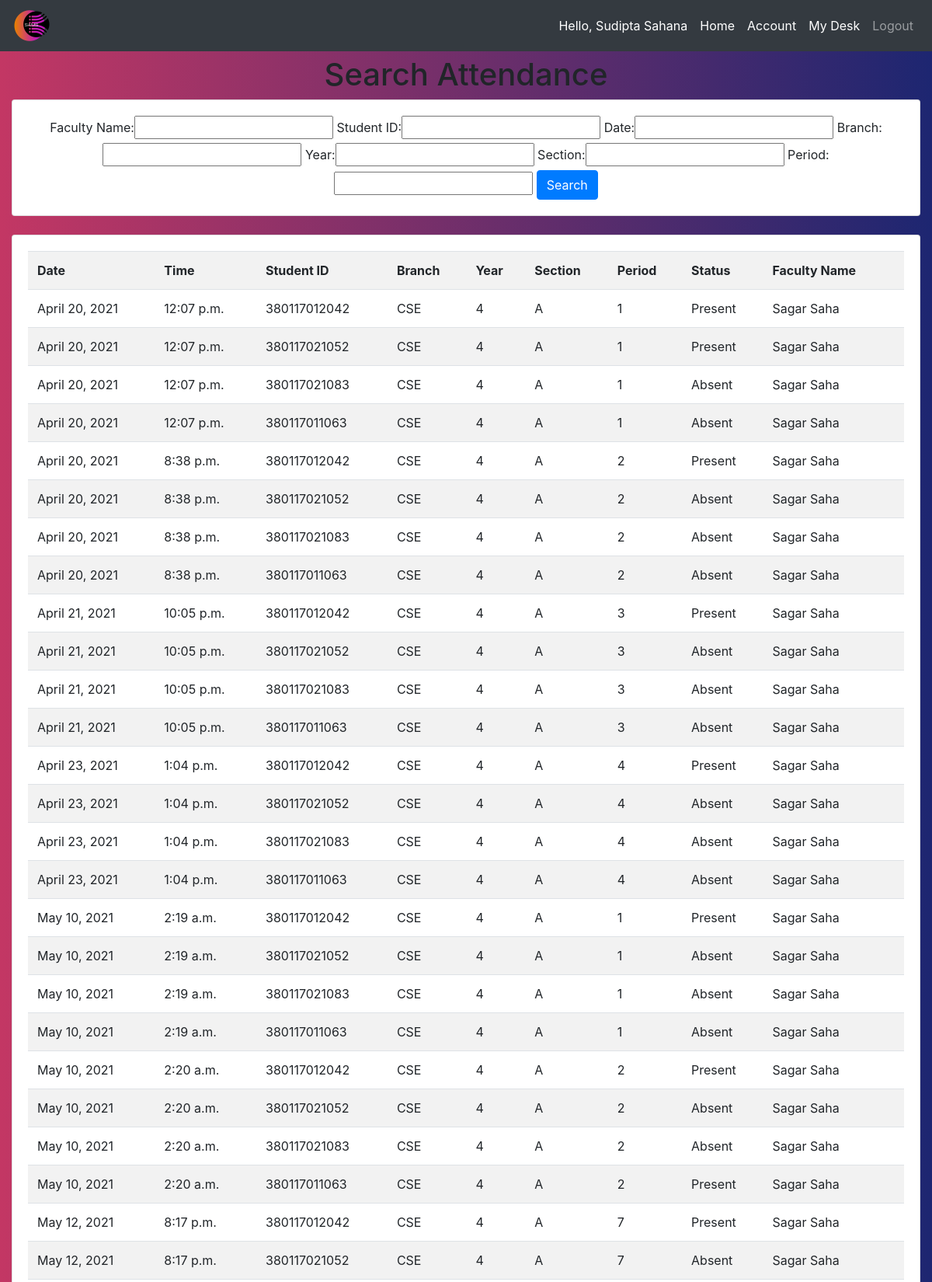
/searchattendence/ (signed in, upper part), run on the app's committed database.
### attendence_sys/models.py (models this page shows, shortened)
class Faculty(models.Model):
    user = models.OneToOneField(User, null = True, blank = True, on_delete= models.CASCADE)
    firstname = models.CharField(max_length=200, null=True, blank=True)
    lastname = models.CharField(max_length=200, null=True, blank=True)
    phone = models.CharField(max_length=200, null=True)
    email = models.CharField(max_length=200, null=True)
    profile_pic = models.ImageField(upload_to=user_directory_path ,null=True, blank=True)
    def __str__(self):
        return str(self.firstname + " " + self.lastname)

class Attendence(models.Model):
    Faculty_Name = models.CharField(max_length=200, null=True, blank=True)
    Student_ID = models.CharField(max_length=200, null=True, blank=True)
    date = models.DateField(auto_now_add = True, null = True)
    time = models.TimeField(auto_now_add=True, null = True)
    branch = models.CharField(max_length=200, null = True)
    year = models.CharField(max_length=200, null = True)
    section = models.CharField(max_length=200, null = True)
    period = models.CharField(max_length=200, null = True)
    status = models.CharField(max_length=200, choices=[('Present', 'Present'), ('Absent', 'Absent'),('Late', 'Late')], default='Absent')

### attendence_sys/views.py (the view)
# urls.py: path('searchattendence/', views.searchAttendence, name='searchattendence'),
def searchAttendence(request):
    attendences = Attendence.objects.all()
    myFilter = AttendenceFilter(request.GET, queryset=attendences)
    attendences = myFilter.qs
    context = {'myFilter':myFilter, 'attendences': attendences, 'ta':False}
    return render(request, 'attendence_sys/attendence.html', context)

### attendence_sys/templates/attendence_sys/attendence.html (shortened to what this page needs)
{% extends 'attendence_sys/main.html' %}
{% block content %}
{% if ta == False %}
<center><h1>Search Attendance</h1></center>
<div class="row">
	<div class="col">
		<div class="card card-body">
			<center>
				<form method="get">
					{{myFilter.form}}
		    		<button class="btn btn-primary" type="submit">Search</button>
				</form>
			</center>
		</div>
	</div>
</div>
<br>
<div class="row">
	<div class="col-sm-12">
		<div class="card card-body">
			<table class="table table-striped">
				<tr>
					<th>Date</th>
					<th>Time</th>
					<th>Student ID</th>
					<th>Branch</th>
					<th>Year</th>
					<th>Section</th>
					<th>Period</th>
					<th>Status</th>
					<th>Faculty Name</th>
				</tr>
				{% for attendence in attendences %}
				<tr>
					<td>{{ attendence.date }}</td>
					<td>{{ attendence.time }}</td>
                    <td>{{ attendence.Student_ID }}</td>
					<td>{{ attendence.branch }}</td>
					<td>{{ attendence.year }}</td>
					<td>{{ attendence.section }}</td>
					<td>{{ attendence.period }}</td>
					<td>{{ attendence.status }}</td>
					<td>{{ attendence.Faculty_Name }}</td>
				</tr>
				{% endfor %}
			</table>
		</div>
	</div>
</div>
{% endif %}
{% endblock %}

### attendence_sys/templates/attendence_sys/navbar.html (shortened to what this page needs)
{% load static %}
<nav class="navbar navbar-expand-lg navbar-dark fixed-top bg-dark">
 <img src="{% static 'images/logo.png' %}" height="50px" width="50px">
  <div class="collapse navbar-collapse" id="navbarNav">
    <ul class="navbar-nav ml-auto">
      <li class="nav-item active">
        <span class="nav-link">Hello, {{ request.user.faculty }}</span>
      </li>
      <li class="nav-item active">
        <a href="{% url 'home' %}" class="nav-link">Home</a>
      </li>
      <li class="nav-item active">
        <a class="nav-link" href="{% url 'account' %}">Account</a>
      </li>
      <li class="nav-item active">
        <a class="nav-link" href="{% url 'admin:index' %}">My Desk</a>
      </li>
      <li class="nav-item">
        <a class="nav-link" href="{% url 'logout' %}">Logout</a>
      </li>
    </ul>
  </div>
</nav>

### data on the page
Attendence: date "April 20, 2021", time "12:07 p.m.", Student_ID "380117012042", branch "CSE", year "4", section "A", period "1", status "Present", Faculty_Name "Sagar Saha"
Attendence: date "April 20, 2021", time "12:07 p.m.", Student_ID "380117021052", branch "CSE", year "4", section "A", period "1", status "Present", Faculty_Name "Sagar Saha"
Attendence: date "April 20, 2021", time "12:07 p.m.", Student_ID "380117021083", branch "CSE", year "4", section "A", period "1", status "Absent", Faculty_Name "Sagar Saha"
Attendence: date "April 20, 2021", time "12:07 p.m.", Student_ID "380117011063", branch "CSE", year "4", section "A", period "1", status "Absent", Faculty_Name "Sagar Saha"
Attendence: date "April 20, 2021", time "8:38 p.m.", Student_ID "380117012042", branch "CSE", year "4", section "A", period "2", status "Present", Faculty_Name "Sagar Saha"
Attendence: date "April 20, 2021", time "8:38 p.m.", Student_ID "380117021052", branch "CSE", year "4", section "A", period "2", status "Absent", Faculty_Name "Sagar Saha"
Attendence: date "April 20, 2021", time "8:38 p.m.", Student_ID "380117021083", branch "CSE", year "4", section "A", period "2", status "Absent", Faculty_Name "Sagar Saha"
Attendence: date "April 20, 2021", time "8:38 p.m.", Student_ID "380117011063", branch "CSE", year "4", section "A", period "2", status "Absent", Faculty_Name "Sagar Saha"
Attendence: date "April 21, 2021", time "10:05 p.m.", Student_ID "380117012042", branch "CSE", year "4", section "A", period "3", status "Present", Faculty_Name "Sagar Saha"
Attendence: date "April 21, 2021", time "10:05 p.m.", Student_ID "380117021052", branch "CSE", year "4", section "A", period "3", status "Absent", Faculty_Name "Sagar Saha"
Attendence: date "April 21, 2021", time "10:05 p.m.", Student_ID "380117021083", branch "CSE", year "4", section "A", period "3", status "Absent", Faculty_Name "Sagar Saha"
Attendence: date "April 21, 2021", time "10:05 p.m.", Student_ID "380117011063", branch "CSE", year "4", section "A", period "3", status "Absent", Faculty_Name "Sagar Saha"
Attendence: date "April 23, 2021", time "1:04 p.m.", Student_ID "380117012042", branch "CSE", year "4", section "A", period "4", status "Present", Faculty_Name "Sagar Saha"
Attendence: date "April 23, 2021", time "1:04 p.m.", Student_ID "380117021052", branch "CSE", year "4", section "A", period "4", status "Absent", Faculty_Name "Sagar Saha"
Attendence: date "April 23, 2021", time "1:04 p.m.", Student_ID "380117021083", branch "CSE", year "4", section "A", period "4", status "Absent", Faculty_Name "Sagar Saha"
Attendence: date "April 23, 2021", time "1:04 p.m.", Student_ID "380117011063", branch "CSE", year "4", section "A", period "4", status "Absent", Faculty_Name "Sagar Saha"
Attendence: date "May 10, 2021", time "2:19 a.m.", Student_ID "380117012042", branch "CSE", year "4", section "A", period "1", status "Present", Faculty_Name "Sagar Saha"
Attendence: date "May 10, 2021", time "2:19 a.m.", Student_ID "380117021052", branch "CSE", year "4", section "A", period "1", status "Absent", Faculty_Name "Sagar Saha"
Attendence: date "May 10, 2021", time "2:19 a.m.", Student_ID "380117021083", branch "CSE", year "4", section "A", period "1", status "Absent", Faculty_Name "Sagar Saha"
Attendence: date "May 10, 2021", time "2:19 a.m.", Student_ID "380117011063", branch "CSE", year "4", section "A", period "1", status "Absent", Faculty_Name "Sagar Saha"
Attendence: date "May 10, 2021", time "2:20 a.m.", Student_ID "380117012042", branch "CSE", year "4", section "A", period "2", status "Present", Faculty_Name "Sagar Saha"
Attendence: date "May 10, 2021", time "2:20 a.m.", Student_ID "380117021052", branch "CSE", year "4", section "A", period "2", status "Absent", Faculty_Name "Sagar Saha"
Attendence: date "May 10, 2021", time "2:20 a.m.", Student_ID "380117021083", branch "CSE", year "4", section "A", period "2", status "Absent", Faculty_Name "Sagar Saha"
Attendence: date "May 10, 2021", time "2:20 a.m.", Student_ID "380117011063", branch "CSE", year "4", section "A", period "2", status "Present", Faculty_Name "Sagar Saha"
Attendence: date "May 12, 2021", time "8:17 p.m.", Student_ID "380117012042", branch "CSE", year "4", section "A", period "7", status "Present", Faculty_Name "Sagar Saha"
Attendence: date "May 12, 2021", time "8:17 p.m.", Student_ID "380117021052", branch "CSE", year "4", section "A", period "7", status "Absent", Faculty_Name "Sagar Saha"

### other printed values
{{ request.user.faculty }} "Sudipta Sahana"
